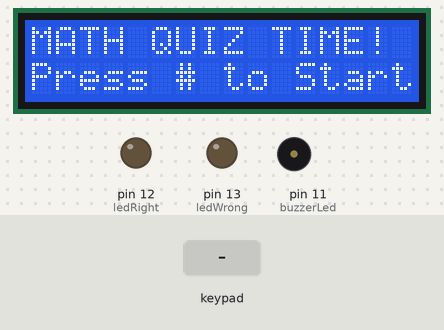
The sketch below on a simulated Arduino Uno, built with avr-gcc and run on an emulated ATmega328P. Shown: 16×2 character LCD, output pins drawn as LEDs (lit = HIGH), buzzer (waves = sounding, pin HIGH). Dashed ring = blinking. The inputs (shaded band) are chosen by the test bench. Random numbers use the default seed unless the sketch sets one; what the sketch prints to the serial monitor is not drawn.

Above: at 1.2 s.
1.3 s: key '#' pressed
At 2.2 s:
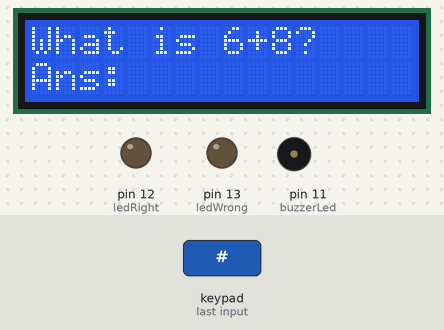
2.8 s: keypad keys 9 8 7 6 * pressed 0.4 s apart
At 6.2 s:
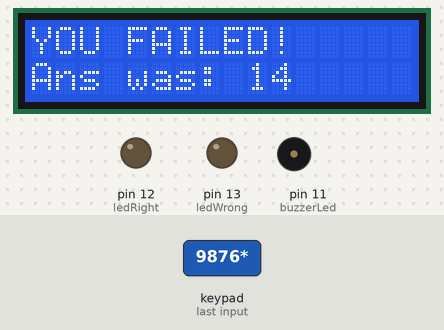
6.5 s: keypad keys 9 8 7 6 # pressed 0.4 s apart
At 9.6 s:
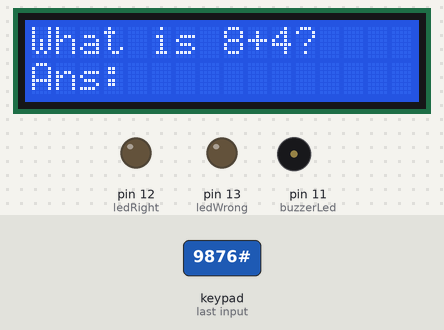
10.0 s: keypad keys 9 8 7 6 A pressed 0.4 s apart
At 12.5 s:
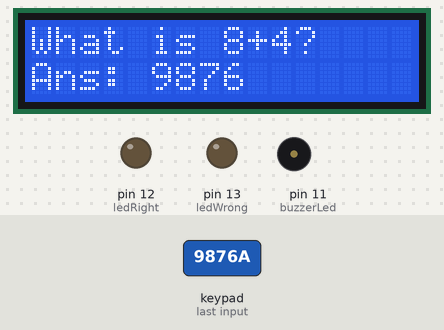
13.5 s: keypad keys 9 8 7 6 D pressed 0.4 s apart
At 14.3 s:
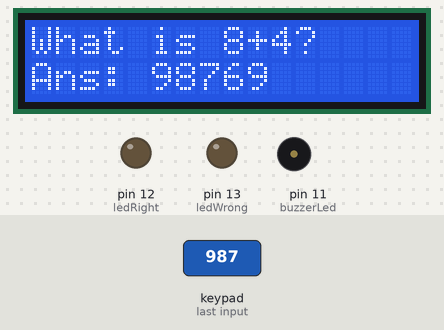
17.0 s: key '*' pressed
At 17.12 s:
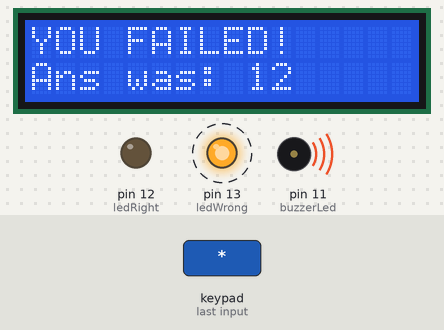
Timing chart, 0 to 20.0 s (numbered marks = the images above; inputs shaded):
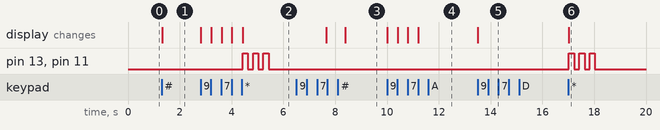

The sketch:

MathQuizzer.ino
```cpp
/* @file MathQuizSystem.ino
|| @version 1.0
|| @description
|| | Math Quiz System with LCD display and keypad input
|| #
*/

//LIBRARY DECLARATIONS
#include "Keypad.h"
#include <LiquidCrystal_I2C.h>

//LCD SIZE INITIALIZATION
LiquidCrystal_I2C lcd(0x27, 16, 2);

//PIN VARIABLE DECLARATIONS
const int buzzerLed = 11;
const int ledRight = 12;
const int ledWrong = 13;

//ARITHMETIC VARIABLE DECLARATIONS
int numberList[] = {1, 2, 3, 4, 5, 6, 7, 8, 9};
int result = 0;
int num1 = 0;
int num2 = 0;
char operation = '+';
String userAnswer = "";
bool quizActive = false;

//NUMERIC KEYPAD VARIABLE DECLARATIONS
const byte ROWS = 4; //four rows
const byte COLS = 4; //four columns
//define the symbols on the buttons of the keypads
char hexaKeys[ROWS][COLS] = {
  {'1','2','3','A'},
  {'4','5','6','B'},
  {'7','8','9','C'},
  {'*','0','#','D'}
};
byte rowPins[ROWS] = {9, 8, 7, 6}; //connect to the row pinouts of the keypad
byte colPins[COLS] = {5, 4, 3, 2}; //connect to the column pinouts of the keypad

//initialize an instance of class NewKeypad
Keypad customKeypad = Keypad(makeKeymap(hexaKeys), rowPins, colPins, ROWS, COLS);

void setup() {
  Serial.begin(9600);

  // Initialize LCD
  lcd.init();
  lcd.backlight();

  // Initialize pins
  pinMode(ledRight, OUTPUT);
  pinMode(ledWrong, OUTPUT);
  pinMode(buzzerLed, OUTPUT);

  // Seed random number generator
  randomSeed(analogRead(0));

  // Display welcome screen
  displayWelcome();
}

void displayWelcome() {
  lcd.clear();
  lcd.setCursor(0, 0);
  lcd.print("MATH QUIZ TIME!");
  lcd.setCursor(0, 1);
  lcd.print("Press # to Start");
  quizActive = false;
  userAnswer = "";
}

void startNewQuestion() {
  // Randomly select two numbers from the array
  num1 = numberList[random(0, 9)];
  num2 = numberList[random(0, 9)];

  // Randomly select operation (+ or *)
  if (random(0, 2) == 0) {
    operation = '+';
    result = num1 + num2;
  } else {
    operation = '*';
    result = num1 * num2;
  }

  // Display the question
  lcd.clear();
  lcd.setCursor(0, 0);
  lcd.print("What is ");
  lcd.print(num1);
  lcd.print(operation);
  lcd.print(num2);
  lcd.print("?");
  lcd.setCursor(0, 1);
  lcd.print("Ans: ");

  userAnswer = "";
  quizActive = true;

  Serial.print("Question: ");
  Serial.print(num1);
  Serial.print(operation);
  Serial.print(num2);
  Serial.print(" = ");
  Serial.println(result);
}

void flashLED(int ledPin, int times) {
  for (int i = 0; i < times; i++) {
    digitalWrite(ledPin, HIGH);
    delay(200);
    digitalWrite(ledPin, LOW);
    delay(200);
  }
}

void checkAnswer() {
  int userAnswerInt = userAnswer.toInt();

  lcd.clear();

  if (userAnswerInt == result) {
    // Correct answer
    lcd.setCursor(0, 0);
    lcd.print("CORRECT!");
    lcd.setCursor(0, 1);
    lcd.print("Well Done!");

    flashLED(ledRight, 3);

    delay(2000);

    // Start a new question
    startNewQuestion();
  } else {
    // Wrong answer
    lcd.setCursor(0, 0);
    lcd.print("YOU FAILED!");
    lcd.setCursor(0, 1);
    lcd.print("Ans was: ");
    lcd.print(result);

    // Flash wrong LED and sound buzzer
    for (int i = 0; i < 3; i++) {
      digitalWrite(ledWrong, HIGH);
      digitalWrite(buzzerLed, HIGH);
      delay(200);
      digitalWrite(ledWrong, LOW);
      digitalWrite(buzzerLed, LOW);
      delay(200);
    }

    delay(2000);

    // Return to welcome screen
    displayWelcome();
  }
}

void loop() {
  char customKey = customKeypad.getKey();

  if (customKey) {
    Serial.println(customKey);

    // If not in quiz, wait for # to start
    if (!quizActive && customKey == '#') {
      startNewQuestion();
    }
    // If in quiz
    else if (quizActive) {
      // If * is pressed, check the answer
      if (customKey == '*') {
        if (userAnswer.length() > 0) {
          checkAnswer();
        }
      }
      // If # is pressed, clear the answer
      else if (customKey == '#') {
        userAnswer = "";
        lcd.setCursor(5, 1);
        lcd.print("          "); // Clear answer area
        lcd.setCursor(5, 1);
      }
      // If a number is pressed, add to answer
      else if (customKey >= '0' && customKey <= '9') {
        if (userAnswer.length() < 5) { // Limit answer length
          userAnswer += customKey;
          lcd.setCursor(5, 1);
          lcd.print(userAnswer);
        }
      }
    }
  }
}
```

Measured:
- after the input at 1.3 s, the display: changes at once (image 1)
- after the input at 2.8 s, pin 13 (ledWrong), pin 11 (buzzerLed): alternates HIGH for 0.20 s and LOW for 0.20 s, 6 changes in all, then stays LOW, starting after 1.6 s; the display: first changes at once (image 2 shows a later state)
- after the input at 10.0 s, the display: first changes at once (image 4 shows a later state)
- after the input at 13.5 s, the display: changes at once (image 5)
- after the input at 17.0 s, pin 13 (ledWrong), pin 11 (buzzerLed): alternates HIGH for 0.20 s and LOW for 0.20 s, 6 changes in all, then stays LOW, starting at once; the display: changes at once (image 6)
